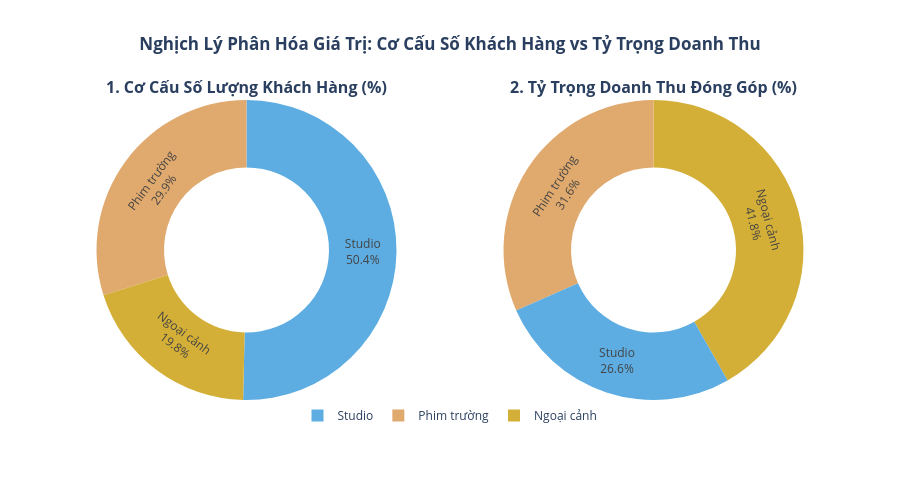

The cell this chart's notebook holds for it:
### Code cell
# Biểu đồ 1.2: So Sánh Tương Phản: Cơ Cấu Lượng Khách vs Tỷ Trọng Doanh Thu (Donut Kép)
pkg_summary = df.groupby("Goi_Dich_Vu").agg(
    So_Khach=("ID_KhachHang", "count"),
    Doanh_Thu_Ty=("Doanh_Thu_Ty", "sum")
).reset_index()

# Đảm bảo thứ tự hiển thị: Studio, Phim trường, Ngoại cảnh
pkg_order = ["Studio", "Phim trường", "Ngoại cảnh"]
pkg_summary["Goi_Dich_Vu"] = pd.Categorical(pkg_summary["Goi_Dich_Vu"], categories=pkg_order, ordered=True)
pkg_summary = pkg_summary.sort_values("Goi_Dich_Vu")

fig1_2 = make_subplots(
    rows=1, cols=2,
    specs=[[{"type": "domain"}, {"type": "domain"}]],
    subplot_titles=["<b>1. Cơ Cấu Số Lượng Khách Hàng (%)</b>", "<b>2. Tỷ Trọng Doanh Thu Đóng Góp (%)</b>"]
)

# Donut 1: Số lượng khách
fig1_2.add_trace(
    go.Pie(
        labels=pkg_summary["Goi_Dich_Vu"],
        values=pkg_summary["So_Khach"],
        hole=0.55,
        marker=dict(colors=[WEDDING_PALETTE[p] for p in pkg_summary["Goi_Dich_Vu"]]),
        textinfo="label+percent",
        hovertemplate="Gói: <b>%{label}</b><br>Khách hàng: <b>%{value:,} người</b><br>Tỷ lệ: <b>%{percent:.1%}</b><extra></extra>"
    ),
    row=1, col=1
)

# Donut 2: Doanh thu
fig1_2.add_trace(
    go.Pie(
        labels=pkg_summary["Goi_Dich_Vu"],
        values=pkg_summary["Doanh_Thu_Ty"],
        hole=0.55,
        marker=dict(colors=[WEDDING_PALETTE[p] for p in pkg_summary["Goi_Dich_Vu"]]),
        textinfo="label+percent",
        hovertemplate="Gói: <b>%{label}</b><br>Doanh thu: <b>%{value:.2f} Tỷ VNĐ</b><br>Tỷ trọng: <b>%{percent:.1%}</b><extra></extra>"
    ),
    row=1, col=2
)

fig1_2.update_layout(
    title="<b>Nghịch Lý Phân Hóa Giá Trị: Cơ Cấu Số Khách Hàng vs Tỷ Trọng Doanh Thu</b>",
    title_x=0.5,
    template=PLOTLY_TEMPLATE,
    height=480,
    legend=dict(orientation="h", yanchor="bottom", y=-0.1, xanchor="center", x=0.5)
)
fig1_2.show()

### Figure 1 — Plotly figure (JSON) as saved in the notebook; plotly's stock layout.template omitted (floating-point values rounded to 4 significant figures)
{"data": [{"domain": {"x": [0.0, 0.45], "y": [0.0, 1.0]}, "hole": 0.55, "hovertemplate": "Gói: <b>%{label}</b><br>Khách hàng: <b>%{value:,} người</b><br>Tỷ lệ: <b>%{percent:.1%}</b><extra></extra>", "labels": ["Studio", "Phim trường", "Ngoại cảnh"], "marker": {"colors": ["#5DADE2", "#E0A96D", "#D4AF37"]}, "textinfo": "label+percent", "type": "pie", "values": [2391, 1419, 938]}, {"domain": {"x": [0.55, 1.0], "y": [0.0, 1.0]}, "hole": 0.55, "hovertemplate": "Gói: <b>%{label}</b><br>Doanh thu: <b>%{value:.2f} Tỷ VNĐ</b><br>Tỷ trọng: <b>%{percent:.1%}</b><extra></extra>", "labels": ["Studio", "Phim trường", "Ngoại cảnh"], "marker": {"colors": ["#5DADE2", "#E0A96D", "#D4AF37"]}, "textinfo": "label+percent", "type": "pie", "values": [11.96, 14.19, 18.76]}], "layout": {"annotations": [{"font": {"size": 16}, "showarrow": false, "text": "<b>1. Cơ Cấu Số Lượng Khách Hàng (%)</b>", "x": 0.225, "xanchor": "center", "xref": "paper", "y": 1.0, "yanchor": "bottom", "yref": "paper"}, {"font": {"size": 16}, "showarrow": false, "text": "<b>2. Tỷ Trọng Doanh Thu Đóng Góp (%)</b>", "x": 0.775, "xanchor": "center", "xref": "paper", "y": 1.0, "yanchor": "bottom", "yref": "paper"}], "height": 480, "legend": {"orientation": "h", "x": 0.5, "xanchor": "center", "y": -0.1, "yanchor": "bottom"}, "title": {"text": "<b>Nghịch Lý Phân Hóa Giá Trị: Cơ Cấu Số Khách Hàng vs Tỷ Trọng Doanh Thu</b>", "x": 0.5}}}
